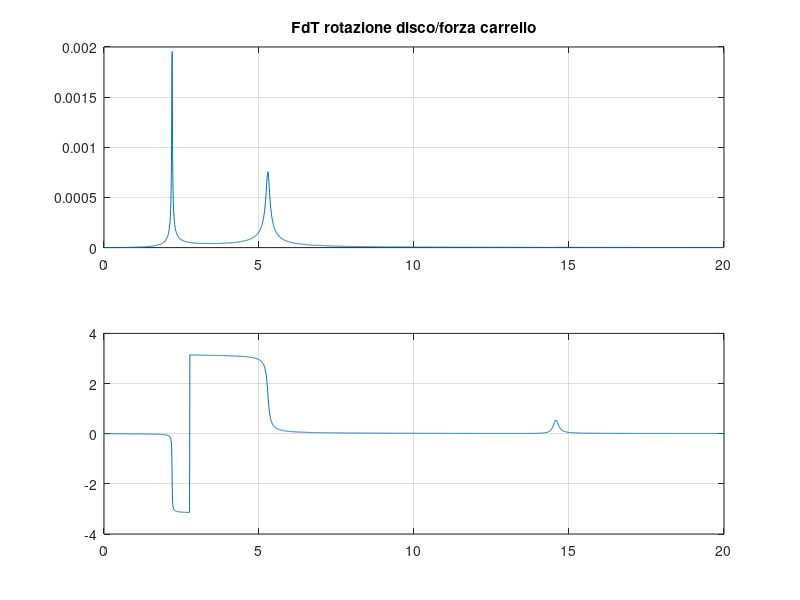
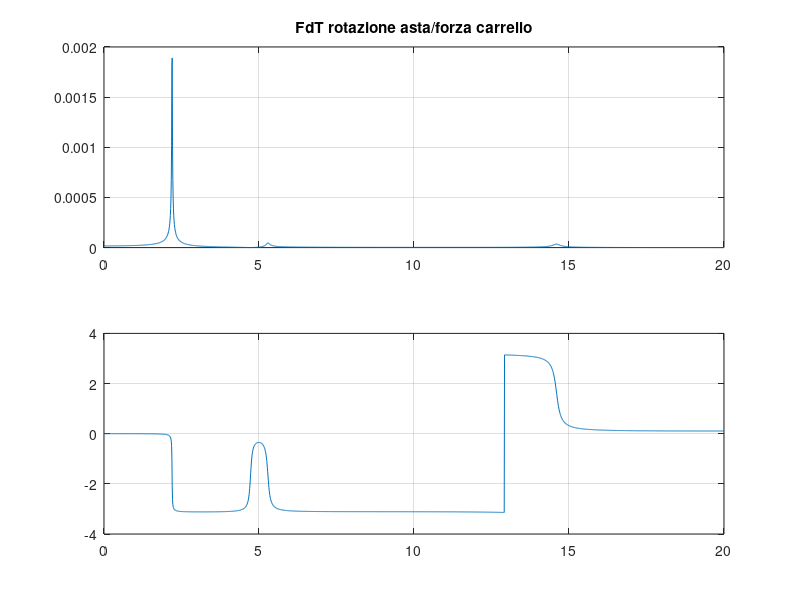
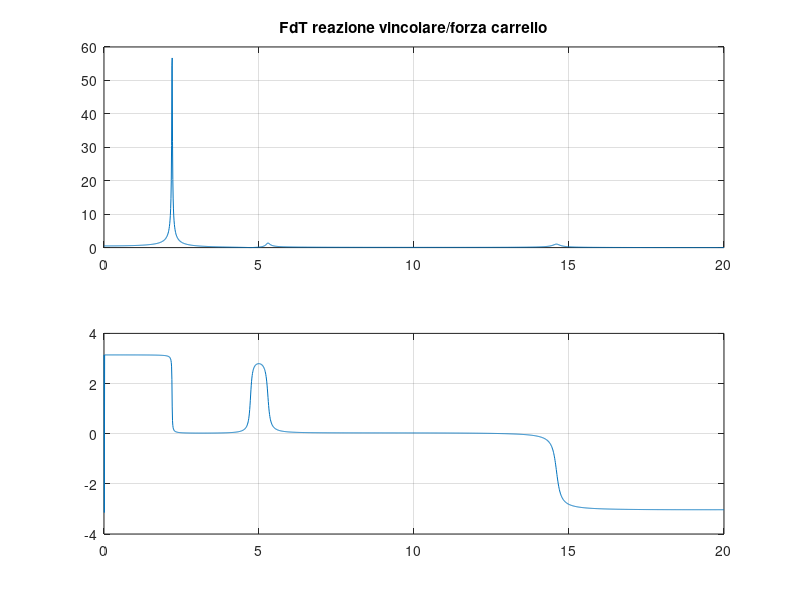
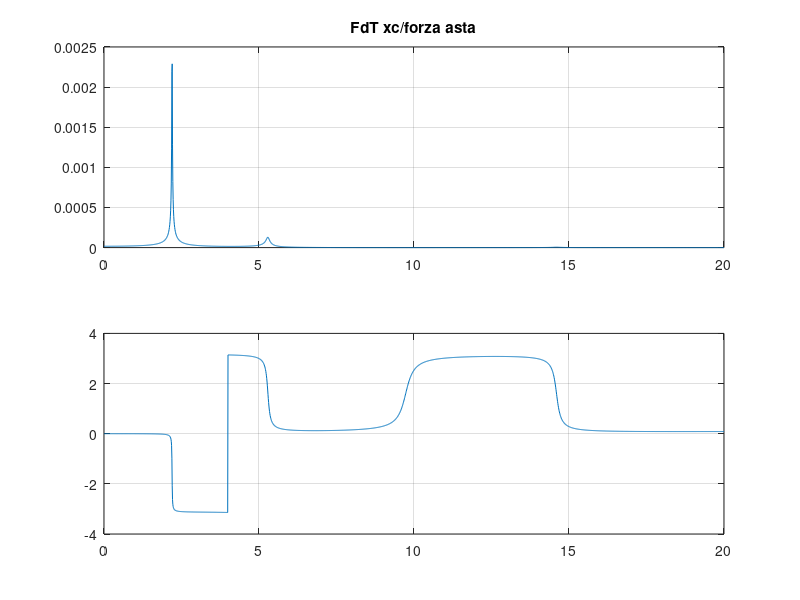

The MATLAB source for these figures, in order:
clear all
close all

M1=30;			% [kg]	
R1=0.5;			% [m]
J1=1.0;			% [kgm2]
M2=90;			% [kg]
M3=15;			% [kg]	
L=0.5;			% [m]
J3=0.75;		% [kgm2]
k1=30e3;	    % [N/m]
k2=30e3;		% [N/m]
k3=30e3;		% [N/m]
r1=20;   		% [Ns/m]
r2=20;   		% Ns/m]
r3=0.5;   		% Ns/m]
alfa=pi/6;
g=9.81;

disp('matrice di massa in coordinate fisiche')
mtx_mf  =  diag([M2 M1 M1 J1 M3 J3])
disp(' ')

disp('matrice di rigidezza (parte elastica) in coordinate fisiche')
mtx_kf  =  diag([k1 k2 k3])
disp(' ')

disp('matrice di smorzamento in coordinate fisiche')
mtx_rf  =  diag([r1 r2 r3])
disp(' ')

disp('jacobiano matrice di massa')
mtx_Jm  =  [1 0 0;1 R1*cos(alfa) 0;0 -R1*sin(alfa) 0; 0 1 0; 0 0 L;0 0 1]
disp(' ')

disp('jacobiano matrice di rigidezza-smorzamento')
mtx_Jel  =  [0 -R1 0;-1 0 L;0 0 -2*L]
disp(' ')
    
disp('matrice di massa in coordinate indipendenti')
mtx_m  =  mtx_Jm'*mtx_mf*mtx_Jm
disp(' ')

disp('matrice di rigidezza (parte gravitazionale) in coordinate indipendenti')
mtx_kg  =  [0 0 0;0 0 0;0 0 M3*g*L]
disp(' ')

disp('matrice di rigidezza in coordinate indipendenti')
mtx_k  =  mtx_Jel'*mtx_kf*mtx_Jel + mtx_kg
disp(' ')

disp('matrice di smoramento in coordinate indipendenti')
mtx_r  =  mtx_Jel'*mtx_rf*mtx_Jel
disp(' ')


%calcolo delle frequenze proprie e dei modi di vibrare

[modi,d]=eig(inv(mtx_m)*mtx_k);
fre=sqrt(diag(d))/2/pi;

%crea una matrice temporanea per ordinare frequenze e modi
% i modi sono ordinati per righe
tmp=[fre modi'];                

% ordina le frequenze e i modi in ordine crescente 
tmp_out=sortrows(tmp,1);
fre=tmp_out(:,1);                 % frequenze ordinate
ngdl=length(fre);
modi=tmp_out(:,2:ngdl+1)';       % modi ordinati per colonne

% stampa delle frequenze e modi

for i=1:ngdl
    val_max=max(abs(modi(:,i)));
    modi(:,i)=modi(:,i)/val_max;
    disp(['modo # ' num2str(i) ': ' num2str(fre(i)) ' [Hz]        ' num2str(modi(:,i)') ])
end

% risposta in frequenza: forza unitaria carrello

ff=[0:0.01:20];        %definizione vettore delle frequenze
ome=2*pi*ff;
vett_F=[1;0;0];             %definizione vettore forzanti
for i=1:length(ff)
    A=-ome(i)^2*mtx_m+j*ome(i)*mtx_r+mtx_k;
    x=inv(A)*vett_F;
    mod1(i)=abs(x(2));              % modulo rotazione disco
    fas1(i)=angle(x(2));            % fase rotazione disco
    mod2(i)=abs(x(3));              % modulo rotazione asta
    fas2(i)=angle(x(3));            % fase rotazione asta
    Rv=-2*L*x(3)*(k3+j*ome(i)*r3);  % reazione vincolare
    mod3(i)=abs(Rv);                % modulo rotazione asta
    fas3(i)=angle(Rv);              % fase rotazione asta
end

figure
subplot(211)
plot(ff,mod1)
title('FdT rotazione disco/forza carrello')
grid
subplot(212)
plot(ff,fas1)
grid

figure
subplot(211)
plot(ff,mod2)
title('FdT rotazione asta/forza carrello')
grid
subplot(212)
plot(ff,fas2)
grid

figure
subplot(211)
plot(ff,mod3)
title('FdT reazione vincolare/forza carrello')
grid
subplot(212)
plot(ff,fas3)
grid


% risposta in frequenza: forza unitaria asta

vett_F=[0;0;2*L];             
for i=1:length(ff)
    A=-ome(i)^2*mtx_m+j*ome(i)*mtx_r+mtx_k;
    x=inv(A)*vett_F;
    xc=x(1)+R1*x(2);            %spostamento orizzontale centro del disco
    xb=2*L*x(3);                %spostamento orizzontale punto B
    mod1(i)=abs(xc);           
    fas1(i)=angle(xc);          
    mod2(i)=abs(xb);              
    fas2(i)=angle(xb);            
end

figure
subplot(211)
plot(ff,mod1)
title('FdT xc/forza asta')
grid
subplot(212)
plot(ff,fas1)
grid

figure
subplot(211)
plot(ff,mod2)
title('FdT xb/forza asta')
grid
subplot(212)
plot(ff,fas2)
grid

% risposta in frequenza: spostamento impresso

for i=1:length(ff)
    A=-ome(i)^2*mtx_m+j*ome(i)*mtx_r+mtx_k;
    vett_F=[0;0;(k3+j*ome(i)*r3)*2*L];
    x=inv(A)*vett_F;
    mod1(i)=abs(x(2));              % modulo rotazione disco
    fas1(i)=angle(x(2));            % fase rotazione disco
end

figure
subplot(211)
plot(ff,mod1)
title('FdT rotazione disco/spostamento impressso')
grid
subplot(212)
plot(ff,fas1)
grid
